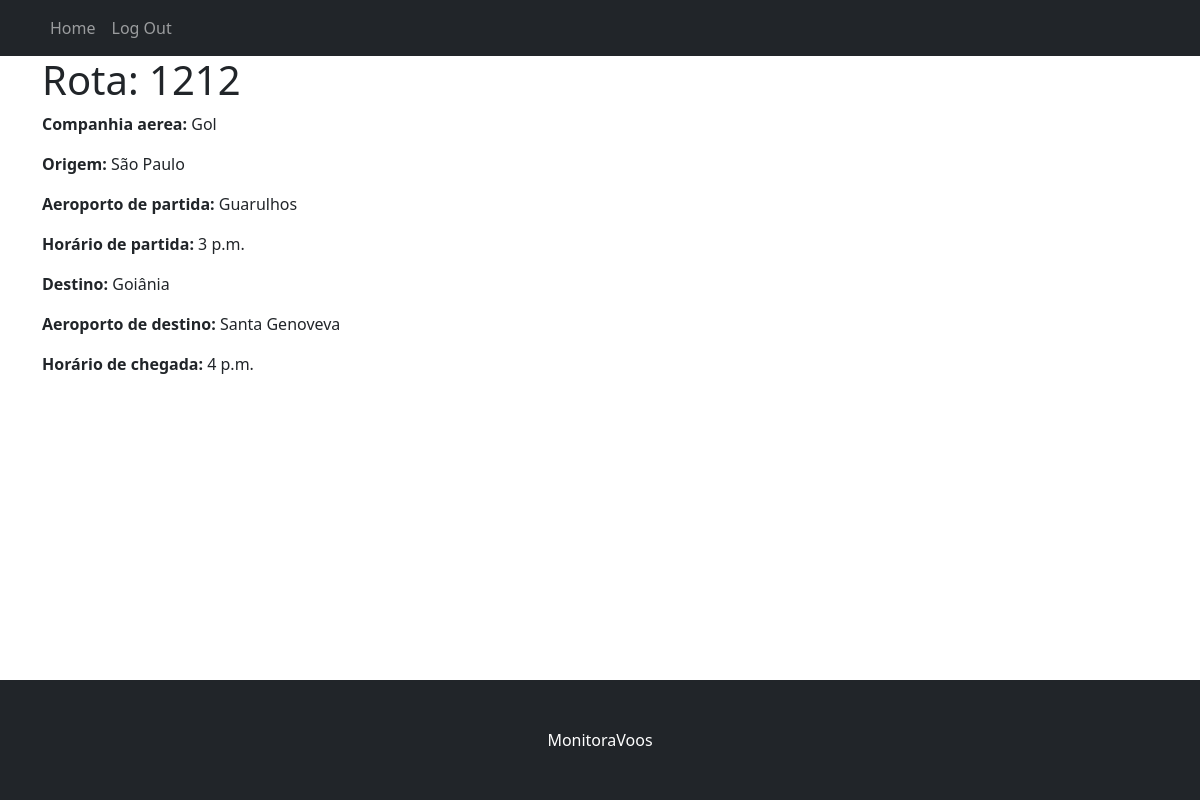
Page /crud/consultar-rotas/0 (signed in) on the committed database.
### rota/models.py (models this page shows, shortened)
class Rota(models.Model):
    id = models.IntegerField(primary_key=True)
    codigo = models.CharField(max_length=15, null = False, unique = True)
    aeroporto_partida = models.CharField(max_length=200, null=False)
    aeroporto_chegada = models.CharField(max_length=200, null=False)
    hora_partida_prevista= models.TimeField(auto_now=False)
    hora_chegada_prevista= models.TimeField(auto_now=False)
    origem = models.CharField(max_length=20, null=False)
    destino = models.CharField(max_length=20, null=False)
    aeronave = models.CharField(max_length=20, null=False)
    companhia_aerea = models.CharField(max_length=20, null=False)
    class Meta:
        db_table = 'rotas'

### rota/views.py (the view)
# urls.py: path('crud/consultar-rotas/<int:pk>', views.RotaDetailView.as_view(), name='rota-detail'),
class RotaDetailView(PermissionRequiredMixin, DetailView):
    permission_required = 'rota.add_rota'
    model = Rota
    template_name = 'crud/consultar_rotas/rota_detail.html'

### templates/crud/consultar_rotas/rota_detail.html (shortened to what this page needs)
{% extends "base.html" %}
{% block content %}
    <h1>Rota: {{ rota.codigo }}</h1>
    <p><strong>Companhia aerea:</strong> {{ rota.companhia_aerea }}</p>
    <p><strong>Origem:</strong> {{ rota.origem }}</p>
    <p><strong>Aeroporto de partida:</strong> {{ rota.aeroporto_partida }}</p>
    <p><strong>Horário de partida:</strong> {{ rota.hora_partida_prevista }}</p>
    <p><strong>Destino:</strong> {{ rota.destino }}</p>
    <p><strong>Aeroporto de destino:</strong> {{ rota.aeroporto_chegada }}</p>
    <p><strong>Horário de chegada:</strong> {{ rota.hora_chegada_prevista }}</p>
    <footer class="py-5 bg-dark fixed-bottom">
        <div class="container px-4"><p class="m-0 text-center text-white">MonitoraVoos</p></div>
    </footer>
{% endblock %}

### rows in the picture
Rota: codigo "1212", companhia_aerea "Gol", origem "São Paulo", aeroporto_partida "Guarulhos", hora_partida_prevista "3 p.m.", destino "Goiânia", aeroporto_chegada "Santa Genoveva", hora_chegada_prevista "4 p.m."
